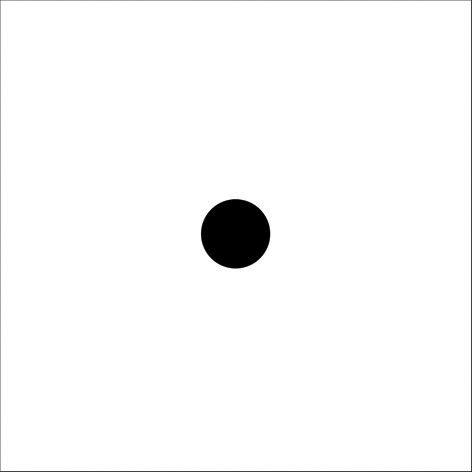
#> input picture 2_Modules/Opencv/point.jpg, 472 x 472 px
$ jupyter execute --allow-errors Untitled.ipynb
#> lines starting #> are read from the running program, lines starting #| are printed output that depends on the picture; after the words box and inside, x2 and y2 are one past the last pixel; in counts of white or black regions, pixels touching at a corner belong together
[cell 1]
import numpy as np
import cv2 as cv
im = cv.imread('point.jpg')
#> im is the input picture: shape (472, 472, 3); min 0, max 255, mean 249.5

[cell 2]
imgray = cv.cvtColor(im, cv.COLOR_BGR2GRAY)

[cell 3]
ret, thresh = cv.threshold(imgray, 127, 255, 0)
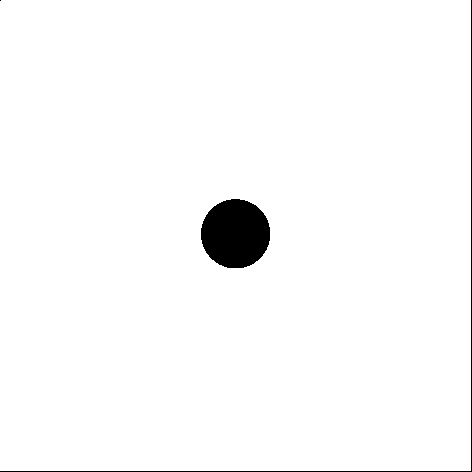
#> thresh: shape (472, 472); 97.9% white; 3 black regions (1 under 20 px), largest, box (x1, y1, x2, y2) and area: (201, 199, 270, 268) 3769, (0, 0, 472, 472) 943
